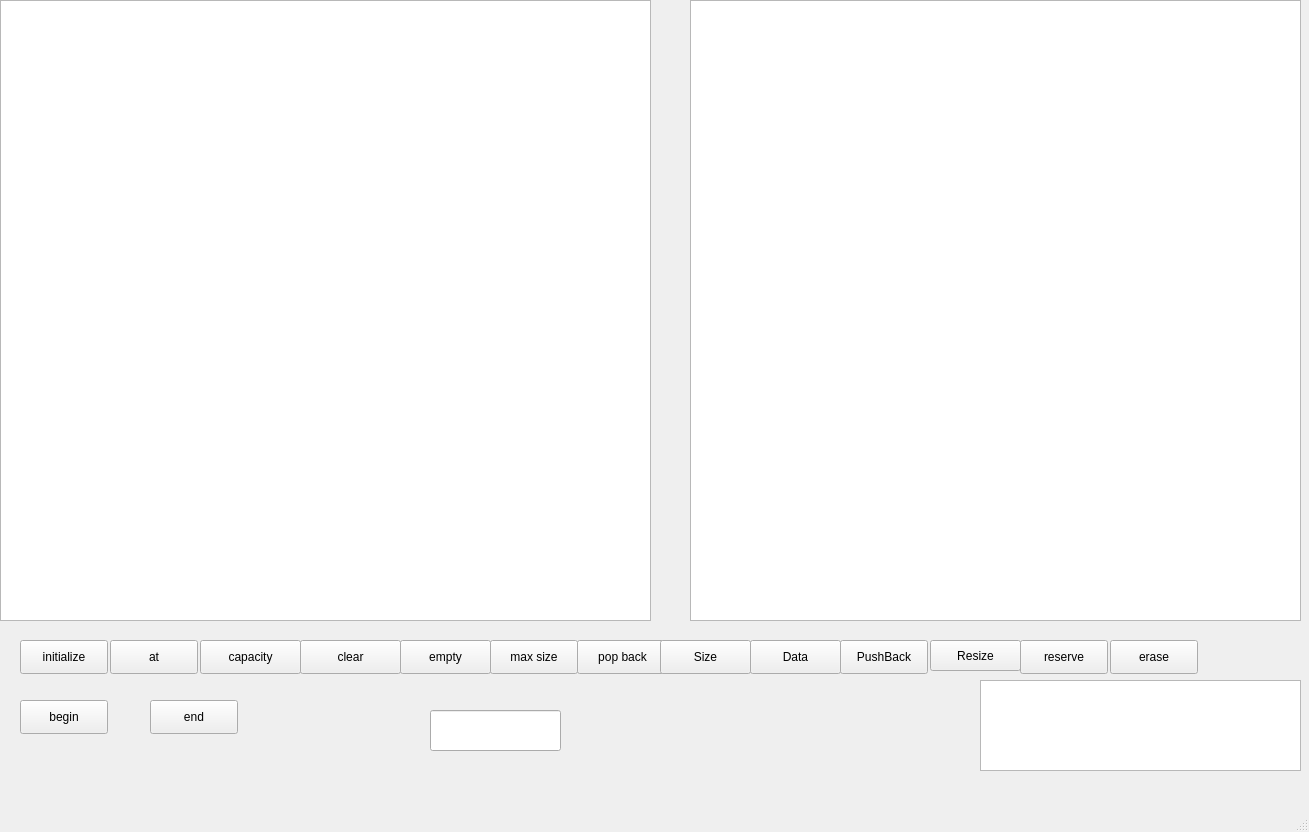
<?xml version="1.0" encoding="UTF-8"?>
<ui version="4.0">
 <class>MainWindow</class>
 <widget class="QMainWindow" name="MainWindow">
  <property name="geometry">
   <rect>
    <x>0</x>
    <y>0</y>
    <width>1309</width>
    <height>832</height>
   </rect>
  </property>
  <property name="windowTitle">
   <string>MainWindow</string>
  </property>
  <widget class="QWidget" name="centralwidget">
   <widget class="QTableWidget" name="tableWidget_left">
    <property name="geometry">
     <rect>
      <x>0</x>
      <y>0</y>
      <width>651</width>
      <height>621</height>
     </rect>
    </property>
   </widget>
   <widget class="QTableWidget" name="tableWidget_right">
    <property name="geometry">
     <rect>
      <x>690</x>
      <y>0</y>
      <width>611</width>
      <height>621</height>
     </rect>
    </property>
   </widget>
   <widget class="QPushButton" name="pushButton">
    <property name="geometry">
     <rect>
      <x>20</x>
      <y>640</y>
      <width>88</width>
      <height>34</height>
     </rect>
    </property>
    <property name="text">
     <string>initialize</string>
    </property>
   </widget>
   <widget class="QPushButton" name="pushButton_at">
    <property name="geometry">
     <rect>
      <x>110</x>
      <y>640</y>
      <width>88</width>
      <height>34</height>
     </rect>
    </property>
    <property name="text">
     <string>at</string>
    </property>
   </widget>
   <widget class="QPushButton" name="pushButton_capacity">
    <property name="geometry">
     <rect>
      <x>200</x>
      <y>640</y>
      <width>101</width>
      <height>34</height>
     </rect>
    </property>
    <property name="text">
     <string>capacity</string>
    </property>
   </widget>
   <widget class="QPushButton" name="pushButton_clear">
    <property name="geometry">
     <rect>
      <x>300</x>
      <y>640</y>
      <width>101</width>
      <height>34</height>
     </rect>
    </property>
    <property name="text">
     <string>clear</string>
    </property>
   </widget>
   <widget class="QTextBrowser" name="textBrowser">
    <property name="geometry">
     <rect>
      <x>980</x>
      <y>680</y>
      <width>321</width>
      <height>91</height>
     </rect>
    </property>
   </widget>
   <widget class="QLineEdit" name="lineEdit">
    <property name="geometry">
     <rect>
      <x>430</x>
      <y>710</y>
      <width>131</width>
      <height>41</height>
     </rect>
    </property>
   </widget>
   <widget class="QPushButton" name="pushButton_empty">
    <property name="geometry">
     <rect>
      <x>400</x>
      <y>640</y>
      <width>91</width>
      <height>34</height>
     </rect>
    </property>
    <property name="text">
     <string>empty</string>
    </property>
   </widget>
   <widget class="QPushButton" name="pushButton_maxSize">
    <property name="geometry">
     <rect>
      <x>490</x>
      <y>640</y>
      <width>88</width>
      <height>34</height>
     </rect>
    </property>
    <property name="text">
     <string>max size</string>
    </property>
   </widget>
   <widget class="QPushButton" name="pushButton_popBack">
    <property name="geometry">
     <rect>
      <x>577</x>
      <y>640</y>
      <width>91</width>
      <height>34</height>
     </rect>
    </property>
    <property name="text">
     <string>pop back</string>
    </property>
   </widget>
   <widget class="QPushButton" name="pushButton_size">
    <property name="geometry">
     <rect>
      <x>660</x>
      <y>640</y>
      <width>91</width>
      <height>34</height>
     </rect>
    </property>
    <property name="text">
     <string>Size</string>
    </property>
   </widget>
   <widget class="QPushButton" name="pushButton_data">
    <property name="geometry">
     <rect>
      <x>750</x>
      <y>640</y>
      <width>91</width>
      <height>34</height>
     </rect>
    </property>
    <property name="text">
     <string>Data</string>
    </property>
   </widget>
   <widget class="QPushButton" name="pushButton_pushBack">
    <property name="geometry">
     <rect>
      <x>840</x>
      <y>640</y>
      <width>88</width>
      <height>34</height>
     </rect>
    </property>
    <property name="text">
     <string>PushBack</string>
    </property>
   </widget>
   <widget class="QPushButton" name="pushButton_resize">
    <property name="geometry">
     <rect>
      <x>930</x>
      <y>640</y>
      <width>91</width>
      <height>31</height>
     </rect>
    </property>
    <property name="text">
     <string>Resize</string>
    </property>
   </widget>
   <widget class="QPushButton" name="pushButton_reserve">
    <property name="geometry">
     <rect>
      <x>1020</x>
      <y>640</y>
      <width>88</width>
      <height>34</height>
     </rect>
    </property>
    <property name="text">
     <string>reserve</string>
    </property>
   </widget>
   <widget class="QPushButton" name="pushButton_erase">
    <property name="geometry">
     <rect>
      <x>1110</x>
      <y>640</y>
      <width>88</width>
      <height>34</height>
     </rect>
    </property>
    <property name="text">
     <string>erase</string>
    </property>
   </widget>
   <widget class="QPushButton" name="pushButton_begin">
    <property name="geometry">
     <rect>
      <x>20</x>
      <y>700</y>
      <width>88</width>
      <height>34</height>
     </rect>
    </property>
    <property name="text">
     <string>begin</string>
    </property>
   </widget>
   <widget class="QPushButton" name="pushButton_end">
    <property name="geometry">
     <rect>
      <x>150</x>
      <y>700</y>
      <width>88</width>
      <height>34</height>
     </rect>
    </property>
    <property name="text">
     <string>end</string>
    </property>
   </widget>
  </widget>
  <widget class="QMenuBar" name="menubar">
   <property name="geometry">
    <rect>
     <x>0</x>
     <y>0</y>
     <width>1309</width>
     <height>30</height>
    </rect>
   </property>
  </widget>
  <widget class="QStatusBar" name="statusbar"/>
 </widget>
 <resources/>
 <connections/>
</ui>
